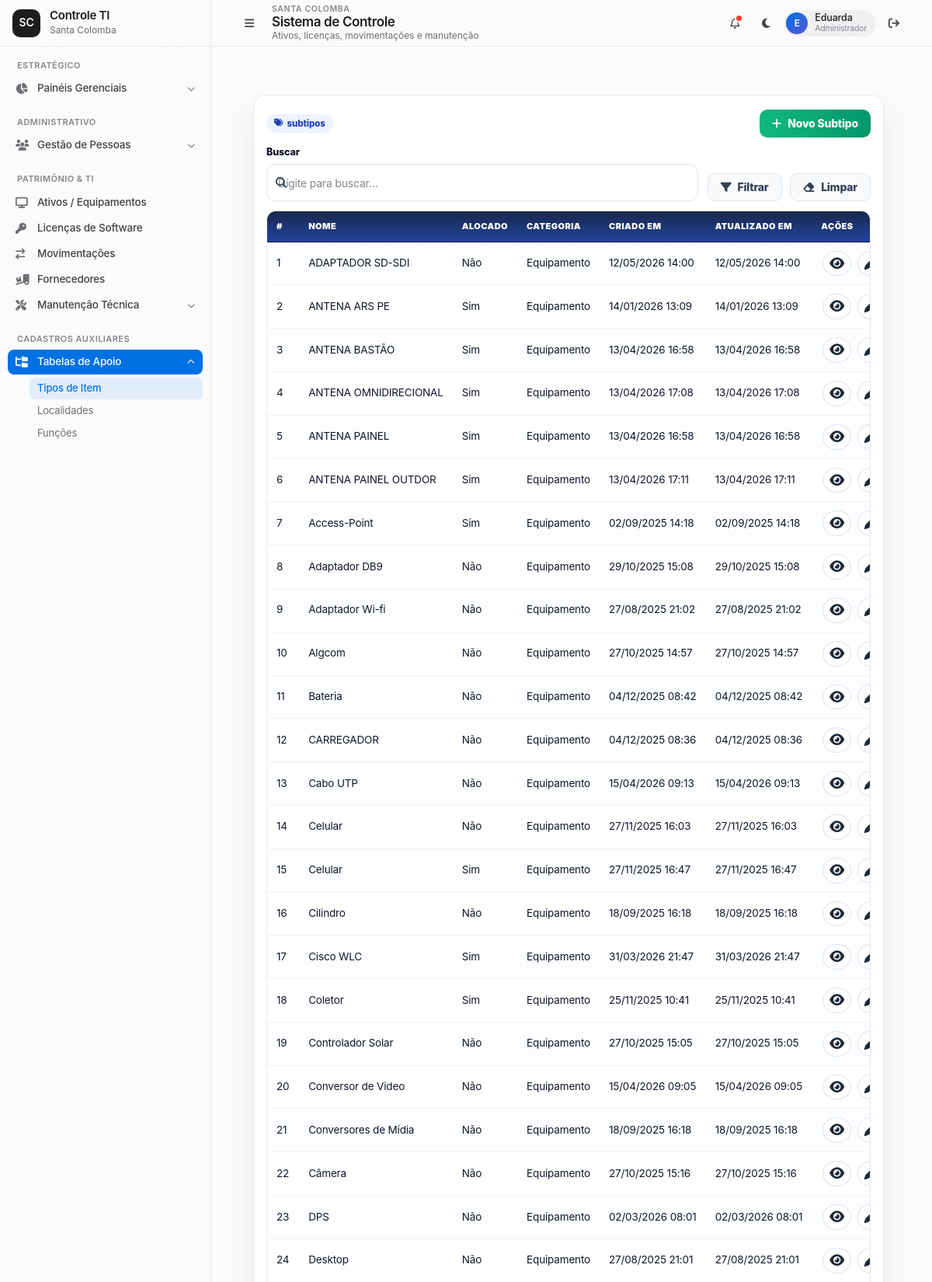
Page /subtipos/ (signed in, upper part) on the committed database.
### ProjetoEstoque/models.py (models this page shows, shortened)
class AuditModel(models.Model):
    criado_por = models.ForeignKey(User, related_name="%(class)s_criador", on_delete=models.SET_NULL, null=True, blank=True)
    atualizado_por = models.ForeignKey(User, related_name="%(class)s_atualizador", on_delete=models.SET_NULL, null=True, blank=True)
    created_at = models.DateTimeField(auto_now_add=True)
    updated_at = models.DateTimeField(auto_now=True)
    class Meta:
        abstract = True

class Subtipo(AuditModel):
    nome = models.CharField(max_length=100)
    alocado = models.CharField(max_length=3, choices=SimNaoChoices.choices)
    categoria = models.ForeignKey(Categoria, on_delete=models.CASCADE)

class Categoria(AuditModel):
    nome = models.CharField(max_length=100)

### ProjetoEstoque/views/subtipos.py (the view)
# urls.py: path("subtipos/", views.subtipo_list, name="subtipo_list"),
@login_required
def subtipo_list(request):
    q = request.GET.get("q", "").strip()
    cat = request.GET.get("categoria", "").strip()
    alocado = request.GET.get("alocado", "").strip()
    qs = Subtipo.objects.select_related("categoria").order_by("categoria__nome", "nome")
    if q:
        qs = qs.filter(Q(nome__icontains=q) | Q(categoria__nome__icontains=q))
    if cat:
        qs = qs.filter(categoria__id=cat)
    if alocado:
        qs = qs.filter(alocado=alocado)
    context = {
        "subtipos": qs,
        "categorias": Categoria.objects.order_by("nome"),
        "alocado_choices": (("sim", "Sim"), ("nao", "Não")),
        "request": request,
    }
    return render(request, "front/subtipo/subtipo_list.html", context)

### ProjetoEstoque/templates/front/subtipo/subtipo_list.html (shortened to what this page needs)
{% extends 'base.html' %}
{% block content %}
<link rel="stylesheet" href="https://cdnjs.cloudflare.com/ajax/libs/font-awesome/6.4.2/css/all.min.css"/>
<div class="page">
  <div class="panel">
    <div class="top-actions">
      <div class="metrics">
        <span class="badge"><i class="fa fa-tags"></i> {{ total }} subtipos</span>
      </div>
      <div style="display:flex;gap:10px">
        <a class="btn btn-add" href="{% url 'subtipo_create' %}"><i class="fa fa-plus"></i> Novo Subtipo</a>
      </div>
    </div>
    <form class="filtros" method="get" id="fForm" autocomplete="off">
      <div class="group">
        <label style="color: #0b1220;">Buscar</label>
        <div class="filtro-icon-input">
          <span class="ico"><i class="fa fa-search"></i></span>
          <input type="text" name="q" class="ctrl" placeholder="Digite para buscar…" value="{{ q|default:'' }}">
        </div>
      </div>
      <div style="display:flex;gap:10px;justify-content:flex-end">
        <button class="btn btn-light" type="submit"><i class="fa fa-filter"></i> Filtrar</button>
        <button class="btn btn-light" type="button" id="btnClear"><i class="fa fa-eraser"></i> Limpar</button>
      </div>
    </form>
    <div class="table-wrap">
      <table>
        <thead>
          <tr>
            <th style="width:64px">#</th>
            <th>Nome</th>
            <th>Alocado</th>
            <th>Categoria</th>
            <th>Criado em</th>
            <th>Atualizado em</th>
            <th style="width:120px">Ações</th>
          </tr>
        </thead>
        <tbody>
          {% for obj in subtipos %}
          <tr>
            <td>{{ forloop.counter }}</td>
            <td>{{ obj.nome }}</td>
            <td>{{ obj.get_alocado_display }}</td>
            <td>{% if obj.categoria %}{{ obj.categoria.nome }}{% else %}-{% endif %}</td>
            <td>{{ obj.created_at|date:"d/m/Y H:i" }}</td>
            <td>{{ obj.updated_at|date:"d/m/Y H:i" }}</td>
            <td class="td-acoes">
              <a class="icon-btn" title="Detalhar" href="{% url 'subtipo_detail' obj.pk %}"><i class="fa fa-eye"></i></a>
              <a class="icon-btn" title="Editar" href="{% url 'subtipo_update' obj.pk %}"><i class="fa fa-pen"></i></a>
            </td>
          </tr>
          {% empty %}
          <tr><td colspan="7" style="text-align:center;color:#64748b;padding:16px">Nenhum subtipo encontrado.</td></tr>
          {% endfor %}
        </tbody>
      </table>
    </div>
  </div>
</div>
{% endblock %}

### ProjetoEstoque/templates/base.html (shortened to what this page needs)
{% load static %}
<!DOCTYPE html>
<html lang="pt-br">
<head>
  <link rel="stylesheet" href="https://cdnjs.cloudflare.com/ajax/libs/font-awesome/6.5.2/css/all.min.css">
</head>
<body class="theme-light">
  <div class="app-shell" id="appShell">
    <aside class="sidebar" id="sidebar" aria-label="Menu lateral principal">
      <div class="sidebar-brand">
        <a href="{% url 'dashboard' %}" class="brand-mark" aria-label="Ir para o dashboard">
          <span class="brand-fallback" style="display: none;">SC</span>
        </a>
        <div class="brand-copy">
          <span class="brand-title">Controle TI</span>
          <span class="brand-subtitle">Santa Colomba</span>
        </div>
      </div>
      <nav class="sidebar-nav" aria-label="Navegação do sistema">
        <section class="nav-section" aria-labelledby="nav-estrategico">
          <div class="nav-label" id="nav-estrategico">Estratégico</div>
          <div class="nav-group">
            <button
              type="button"
              class="nav-button "
              data-submenu-target="sub-dash"
              aria-expanded="false"
              aria-controls="sub-dash"
              title="Painéis gerenciais">
              <i class="fa-solid fa-chart-pie nav-icon" aria-hidden="true"></i>
              <span class="nav-text">Painéis Gerenciais</span>
              <i class="fa-solid fa-chevron-down nav-arrow" aria-hidden="true"></i>
            </button>
            <div class="submenu" id="sub-dash">
              <div class="submenu-inner">
                <a href="{% url 'alertas_dashboard' %}" class="sub-link {% if request.resolver_match.url_name == 'alertas_dashboard' %}is-active{% endif %}">Alertas</a>
              </div>
            </div>
          </div>
        </section>
        <section class="nav-section" aria-labelledby="nav-administrativo">
          <div class="nav-label" id="nav-administrativo">Administrativo</div>
          <div class="nav-group">
            <button
              type="button"
              class="nav-button {% if 'usuario' in request.resolver_match.url_name or 'centrocusto' in request.resolver_match.url_name %}is-active{% endif %}"
              data-submenu-target="sub-pessoas"
              aria-expanded="false"
              aria-controls="sub-pessoas"
              title="Gestão de pessoas">
              <i class="fa-solid fa-users nav-icon" aria-hidden="true"></i>
              <span class="nav-text">Gestão de Pessoas</span>
              <i class="fa-solid fa-chevron-down nav-arrow" aria-hidden="true"></i>
            </button>
            <div class="submenu" id="sub-pessoas">
              <div class="submenu-inner">
                <a href="{% url 'usuario_list' %}" class="sub-link {% if 'usuario' in request.resolver_match.url_name and 'hierarquia' not in request.resolver_match.url_name %}is-active{% endif %}">Colaboradores</a>
              </div>
            </div>
          </div>
        </section>
        <section class="nav-section" aria-labelledby="nav-patrimonio">
          <div class="nav-label" id="nav-patrimonio">Patrimônio & TI</div>
          <a href="{% url 'equipamentos_list' %}" class="nav-item {% if 'equipamento' in request.resolver_match.url_name %}is-active{% endif %}" title="Ativos e equipamentos">
            <i class="fa-solid fa-display nav-icon" aria-hidden="true"></i>
            <span class="nav-text">Ativos / Equipamentos</span>
          </a>
          <a href="{% url 'licenca_list' %}" class="nav-item {% if 'licenca_' in request.resolver_match.url_name and 'dashboard' not in request.resolver_match.url_name %}is-active{% endif %}" title="Licenças de software">
            <i class="fa-solid fa-key nav-icon" aria-hidden="true"></i>
            <span class="nav-text">Licenças de Software</span>
          </a>
          <a href="{% url 'movimentacao_list' %}" class="nav-item {% if 'movimentacao' in request.resolver_match.url_name %}is-active{% endif %}" title="Movimentações">
            <i class="fa-solid fa-arrow-right-arrow-left nav-icon" aria-hidden="true"></i>
            <span class="nav-text">Movimentações</span>
          </a>
          <a href="{% url 'fornecedor_list' %}" class="nav-item {% if 'fornecedor' in request.resolver_match.url_name %}is-active{% endif %}" title="Fornecedores">
            <i class="fa-solid fa-truck-ramp-box nav-icon" aria-hidden="true"></i>
            <span class="nav-text">Fornecedores</span>
          </a>
          <div class="nav-group">
            <button
              type="button"
              class="nav-button {% if 'preventiva' in request.resolver_match.url_name and 'dashboard' not in request.resolver_match.url_name or request.resolver_match.url_name == 'checklist_list' %}is-active{% endif %}"
              data-submenu-target="sub-manutencao"
              aria-expanded="false"
              aria-controls="sub-manutencao"
              title="Manutenção técnica">
              <i class="fa-solid fa-screwdriver-wrench nav-icon" aria-hidden="true"></i>
              <span class="nav-text">Manutenção Técnica</span>
              <i class="fa-solid fa-chevron-down nav-arrow" aria-hidden="true"></i>
            </button>
            <div class="submenu" id="sub-manutencao">
              <div class="submenu-inner">
                <a href="{% url 'preventiva_start' %}" class="sub-link {% if request.resolver_match.url_name == 'preventiva_start' %}is-active{% endif %}">Nova Preventiva</a>
              </div>
            </div>
          </div>
        </section>
        <section class="nav-section" aria-labelledby="nav-cadastros">
          <div class="nav-label" id="nav-cadastros">Cadastros Auxiliares</div>
          <div class="nav-group">
            <button
              type="button"
              class="nav-button {% if 'subtipo' in request.resolver_match.url_name or 'localidade' in request.resolver_match.url_name or 'funcoes' in request.resolver_match.url_name %}is-active{% endif %}"
              data-submenu-target="sub-cadastros"
              aria-expanded="false"
              aria-controls="sub-cadastros"
              title="Tabelas de apoio">
              <i class="fa-solid fa-folder-tree nav-icon" aria-hidden="true"></i>
              <span class="nav-text">Tabelas de Apoio</span>
              <i class="fa-solid fa-chevron-down nav-arrow" aria-hidden="true"></i>
            </button>
            <div class="submenu" id="sub-cadastros">
              <div class="submenu-inner">
                <a href="{% url 'subtipo_list' %}" class="sub-link {% if request.resolver_match.url_name == 'subtipo_list' %}is-active{% endif %}">Tipos de Item</a>
                <a href="{% url 'localidade_list' %}" class="sub-link {% if request.resolver_match.url_name == 'localidade_list' %}is-active{% endif %}">Localidades</a>
                <a href="{% url 'funcoes_list' %}" class="sub-link {% if request.resolver_match.url_name == 'funcoes_list' %}is-active{% endif %}">Funções</a>
              </div>
            </div>
          </div>
        </section>
      </nav>
    </aside>
    <main class="main-shell">
      <header class="topbar">
        <div class="topbar-left">
          <button
            type="button"
            class="sidebar-toggle"
            id="sidebarToggle"
            aria-label="Abrir ou recolher menu lateral"
            aria-controls="sidebar"
            aria-expanded="false">
            <i class="fa-solid fa-bars" aria-hidden="true"></i>
          </button>
          <div class="topbar-title-group">
            <span class="eyebrow">Santa Colomba</span>
            <h1 class="topbar-title">{% block page_title %}Sistema de Controle{% endblock %}</h1>
            <span class="topbar-subtitle">{% block page_subtitle %}Ativos, licenças, movimentações e manutenção{% endblock %}</span>
          </div>
        </div>
        <div class="topbar-actions">
          <button type="button" class="icon-button" id="notificationButton" aria-label="Notificações" title="Notificações">
            <i class="fa-regular fa-bell" aria-hidden="true"></i>
            <span class="badge-dot" aria-hidden="true"></span>
          </button>
          <button type="button" class="icon-button" id="themeToggle" aria-label="Alternar entre modo claro e escuro" title="Alternar tema">
            <i class="fa-solid fa-moon" id="themeIcon" aria-hidden="true"></i>
          </button>
          <div class="profile-chip" title="Usuário logado">
            <div class="profile-avatar" aria-hidden="true">
              {{ user.username|default:"U"|slice:":1"|upper }}
            </div>
            <div class="profile-copy">
              <span class="profile-name">{{ user.first_name|default:user.username }}</span>
              <span class="profile-role">Administrador</span>
            </div>
          </div>
          <form method="post" action="{% url 'logout' %}" style="margin:0;padding:0;">
            <button type="submit" class="logout-button" title="Sair do sistema" aria-label="Sair do sistema">
              <i class="fa-solid fa-arrow-right-from-bracket" aria-hidden="true"></i>
            </button>
          </form>
        </div>
      </header>
      <div class="main-scroll" id="mainContent" tabindex="-1">
        <div class="main-container">
          {% block content %}{% endblock %}
        </div>
      </div>
    </main>
  </div>
</body>
</html>

### ProjetoEstoque/templates/front/subtipo/subtipo_list.html (style rules this page uses)
:root { --line:#e5e7eb;--ink:#172133;--soft:#f8fafc;--card:#fff;--shadow:0 20px 40px rgba(2,6,23,.07);--h:48px;--rad:12px;--padL:44px }
* { box-sizing:border-box }
.page { max-width:1200px;margin:22px auto;padding:0 14px }
.panel { background:var(--card);border:1px solid var(--line);border-radius:16px;box-shadow:var(--shadow);padding:18px 16px }
.top-actions { display:flex;justify-content:space-between;gap:12px;flex-wrap:wrap;margin-bottom:10px }
.metrics { display:flex;gap:10px;align-items:center;color:#475569 }
.metrics .badge { background:#eef2ff;color:#1e40af;border-radius:999px;padding:4px 10px;font-weight:800 }
.btn { border:none;border-radius:10px;padding:10px 16px;font-weight:800;cursor:pointer;display:inline-flex;align-items:center;gap:8px;text-decoration:none }
.btn-add { background:linear-gradient(90deg,#10b981,#059669);color:#fff }
.btn-light { background:#f8fafc;border:1.5px solid #dbe6f1;color:#334155 }
.filtros { display:grid;grid-template-columns:minmax(260px,1fr) auto;gap:12px;align-items:end;margin-bottom:12px }
.group { display:flex;flex-direction:column }
.group label { font-weight:800;margin-bottom:6px }
.filtro-icon-input { position:relative }
.filtro-icon-input .ico { position:absolute;left:12px;top:50%;transform:translateY(-50%);color:#334155 }
.ctrl { width:100%;height:var(--h);padding:8px 14px 8px var(--padL);border:1px solid #d5deea;border-radius:var(--rad);background:#fff;color:#111827;font-size:1rem;outline:none;transition:border .15s, box-shadow .15s }
.table-wrap { width:100%;overflow:auto;border:1px solid var(--line);border-radius:12px }
table { width:100%;border-collapse:collapse;min-width:720px;background:#fff }
thead th { position:sticky;top:0;background:linear-gradient(180deg, #18284a 0%, #21439f 100%);color:#fff;border-bottom:1px solid #0f172a;padding:11px 12px;text-align:left;font-weight:900 }
tbody td { padding:11px 12px;border-bottom:1px solid #eef2f7;color:#0f172a }
tbody tr:nth-child(odd) { background:#fbfdff }
.td-acoes { text-align:center;white-space:nowrap }
.icon-btn { background:#fff;border:1.3px solid #dbe3ef;color:#1f2937;border-radius:50%;padding:7px 8px;margin:0 2px;font-size:1.05rem;cursor:pointer;display:inline-flex;align-items:center;justify-content:center }

### rows in the picture
Subtipo: nome "ADAPTADOR SD-SDI", alocado "Não", categoria.nome "Equipamento", created_at "12/05/2026 14:00", updated_at "12/05/2026 14:00"
Subtipo: nome "ANTENA ARS PE", alocado "Sim", categoria.nome "Equipamento", created_at "14/01/2026 13:09", updated_at "14/01/2026 13:09"
Subtipo: nome "ANTENA BASTÃO", alocado "Sim", categoria.nome "Equipamento", created_at "13/04/2026 16:58", updated_at "13/04/2026 16:58"
Subtipo: nome "ANTENA OMNIDIRECIONAL", alocado "Sim", categoria.nome "Equipamento", created_at "13/04/2026 17:08", updated_at "13/04/2026 17:08"
Subtipo: nome "ANTENA PAINEL", alocado "Sim", categoria.nome "Equipamento", created_at "13/04/2026 16:58", updated_at "13/04/2026 16:58"
Subtipo: nome "ANTENA PAINEL OUTDOR", alocado "Sim", categoria.nome "Equipamento", created_at "13/04/2026 17:11", updated_at "13/04/2026 17:11"
Subtipo: nome "Access-Point", alocado "Sim", categoria.nome "Equipamento", created_at "02/09/2025 14:18", updated_at "02/09/2025 14:18"
Subtipo: nome "Adaptador DB9", alocado "Não", categoria.nome "Equipamento", created_at "29/10/2025 15:08", updated_at "29/10/2025 15:08"
Subtipo: nome "Adaptador Wi-fi", alocado "Não", categoria.nome "Equipamento", created_at "27/08/2025 21:02", updated_at "27/08/2025 21:02"
Subtipo: nome "Algcom", alocado "Não", categoria.nome "Equipamento", created_at "27/10/2025 14:57", updated_at "27/10/2025 14:57"
Subtipo: nome "Bateria", alocado "Não", categoria.nome "Equipamento", created_at "04/12/2025 08:42", updated_at "04/12/2025 08:42"
Subtipo: nome "CARREGADOR", alocado "Não", categoria.nome "Equipamento", created_at "04/12/2025 08:36", updated_at "04/12/2025 08:36"
Subtipo: nome "Cabo UTP", alocado "Não", categoria.nome "Equipamento", created_at "15/04/2026 09:13", updated_at "15/04/2026 09:13"
Subtipo: nome "Celular", alocado "Não", categoria.nome "Equipamento", created_at "27/11/2025 16:03", updated_at "27/11/2025 16:03"
Subtipo: nome "Celular", alocado "Sim", categoria.nome "Equipamento", created_at "27/11/2025 16:47", updated_at "27/11/2025 16:47"
Subtipo: nome "Cilindro", alocado "Não", categoria.nome "Equipamento", created_at "18/09/2025 16:18", updated_at "18/09/2025 16:18"
Subtipo: nome "Cisco WLC", alocado "Sim", categoria.nome "Equipamento", created_at "31/03/2026 21:47", updated_at "31/03/2026 21:47"
Subtipo: nome "Coletor", alocado "Sim", categoria.nome "Equipamento", created_at "25/11/2025 10:41", updated_at "25/11/2025 10:41"
Subtipo: nome "Controlador Solar", alocado "Não", categoria.nome "Equipamento", created_at "27/10/2025 15:05", updated_at "27/10/2025 15:05"
Subtipo: nome "Conversor de Video", alocado "Não", categoria.nome "Equipamento", created_at "15/04/2026 09:05", updated_at "15/04/2026 09:05"
Subtipo: nome "Conversores de Mídia", alocado "Não", categoria.nome "Equipamento", created_at "18/09/2025 16:18", updated_at "18/09/2025 16:18"
Subtipo: nome "Câmera", alocado "Não", categoria.nome "Equipamento", created_at "27/10/2025 15:16", updated_at "27/10/2025 15:16"
Subtipo: nome "DPS", alocado "Não", categoria.nome "Equipamento", created_at "02/03/2026 08:01", updated_at "02/03/2026 08:01"
Subtipo: nome "Desktop", alocado "Não", categoria.nome "Equipamento", created_at "27/08/2025 21:01", updated_at "27/08/2025 21:01"

### other values in the picture
{{ user.username|default:"U"|slice:":1"|upper }} "E"
{{ user.first_name|default:user.username }} "Eduarda"
